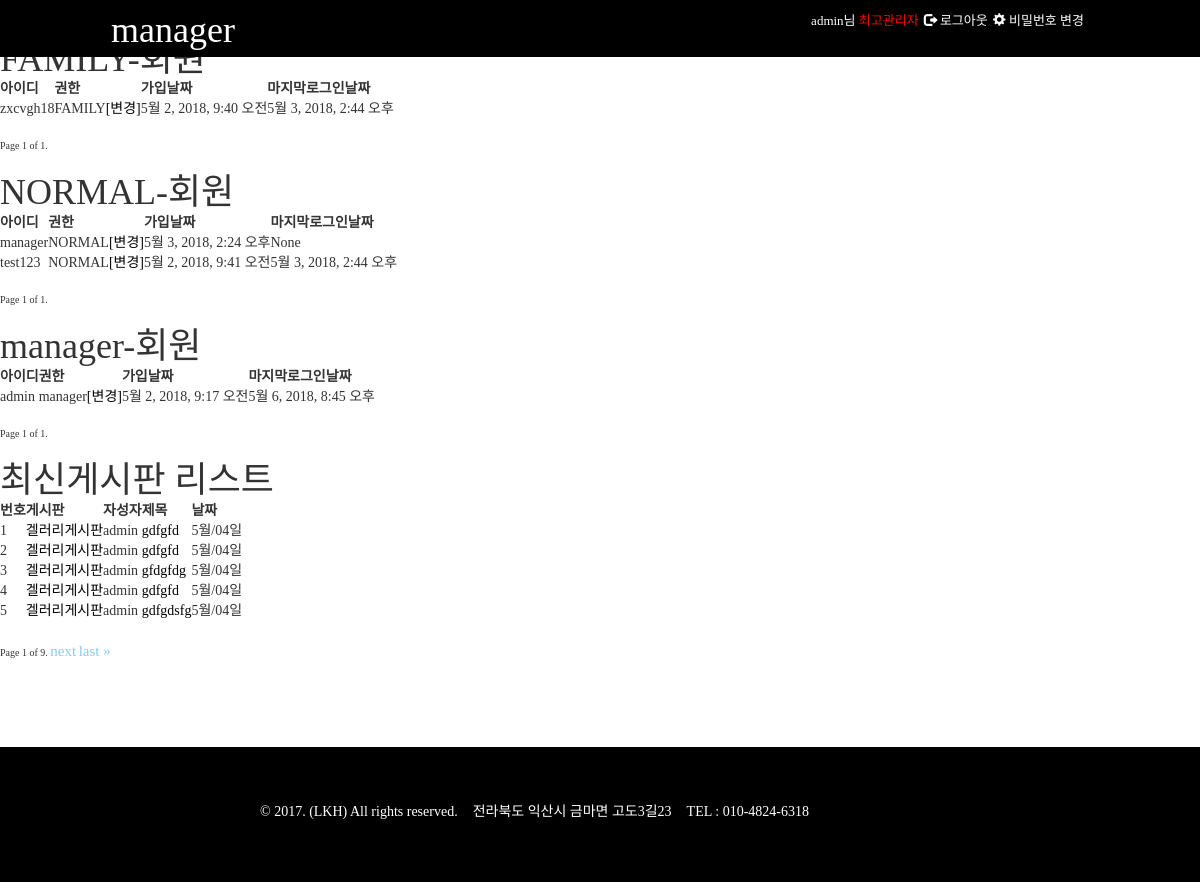
Page /manager/ (signed in) on the earlier database version.
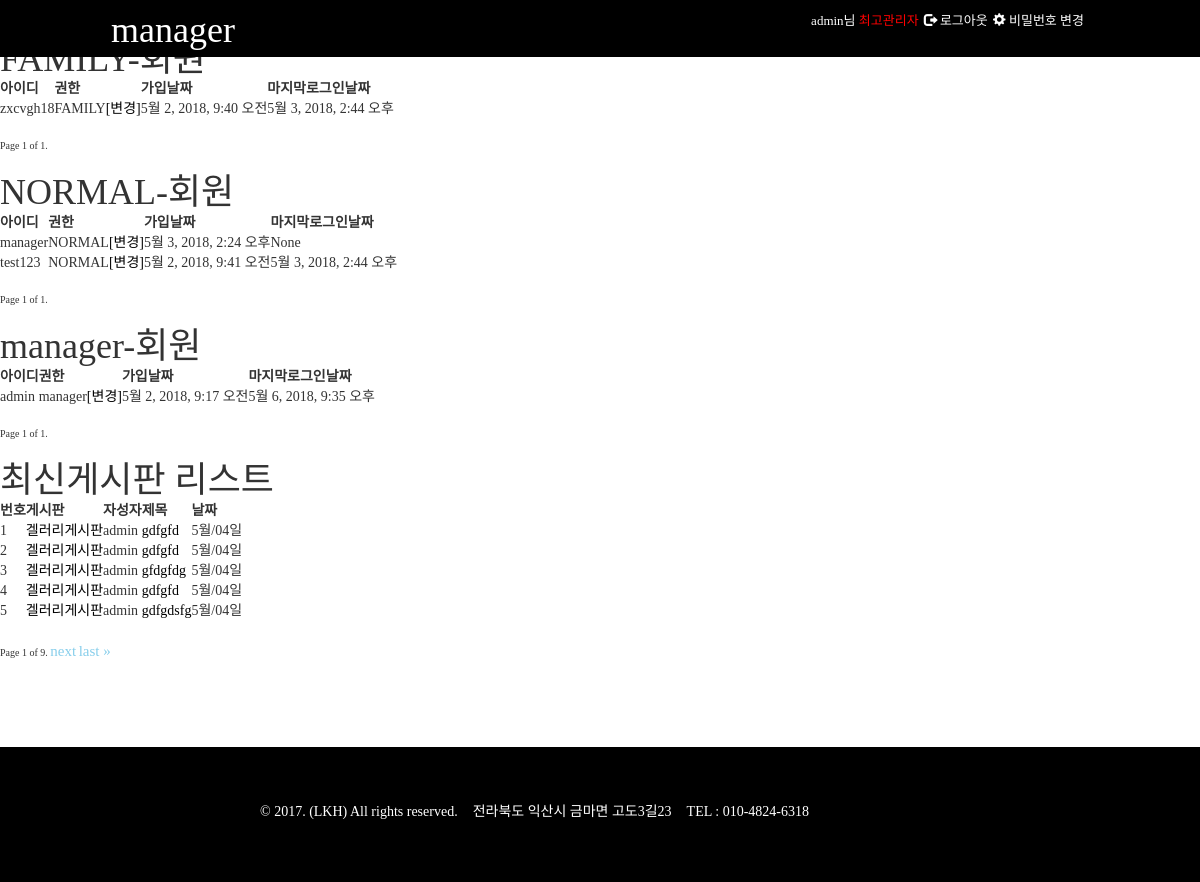
Same page on the later database version.
### member/models.py (models this page shows)
class User(AbstractUser):
    is_manager = models.BooleanField('관리자', default=False)
    is_member = models.BooleanField('회원', default=False)
    level1 =1
    level2 = 2
    level3 = 3
    LEVEL_TYPE_CHOICES = (
        (level1, 'manager 권한'),
        (level2, 'family 권한'),
        (level3, 'normal 권한'),
    )
    is_level = models.IntegerField('권한레벨',choices=LEVEL_TYPE_CHOICES,null=True,blank=True,default='3')

### notice/models.py (models this page shows, shortened)
class Post(models.Model):
    category = models.ForeignKey(Notice_category,verbose_name='카테고리',default='',on_delete=models.CASCADE)
    author=models.ForeignKey(User,verbose_name='작성자',on_delete=models.CASCADE)
    title = models.CharField(verbose_name='제목',max_length=200,default="")
    content = RichTextField(verbose_name='내용')
    created_date=models.DateTimeField(verbose_name='만든날짜',auto_now_add=True)#auto_now_add=True생정날짜,auto_now=True수정날짜
    modified_date = models.DateTimeField(verbose_name='수정날짜',auto_now=True)

class Notice_category(models.Model):
    title=models.CharField(verbose_name='제목',max_length=100)
    level1 = 1
    level2 = 2
    level3 = 3
    LEVEL_TYPE_CHOICES = (
        (level1, 'manager 권한'),
        (level2, 'family 권한'),
        (level3, 'normal 권한'),
    )
    list_auth = models.IntegerField('목록보기', choices=LEVEL_TYPE_CHOICES, null=True, blank=True)
    detail_auth = models.IntegerField('상세보기', choices=LEVEL_TYPE_CHOICES, null=True, blank=True)
    writer_auth = models.IntegerField('글쓰기', choices=LEVEL_TYPE_CHOICES, null=True, blank=True)
    created_date = models.DateTimeField(verbose_name='만든날짜',auto_now_add=True,)  # auto_now_add=True생정날짜,auto_now=True수정날짜
    modified_date = models.DateTimeField(verbose_name='수정날짜', auto_now=True)

### mysite/views.py (the view)
# urls.py: url(r'^manager/$', admin_home, name='manager_home'),
@login_required
def admin_home(request):
    if request.user.is_authenticated or request.user.is_superuser == True or request.user.is_manager ==True:
        if request.user.is_manager ==False and request.user.is_superuser == False:
            return redirect('login')
    user_is_member=User.objects.filter(is_member=True,is_manager=False,is_superuser=False,date_joined__lte=timezone.now()).order_by('-date_joined')
    none_user = User.objects.filter(is_member=False,is_manager=False,is_superuser=False,date_joined__lte=timezone.now()).order_by('-date_joined')
    user_is_manager = User.objects.filter(Q(is_manager=True)|Q(is_superuser=True),date_joined__lte=timezone.now()).order_by('-date_joined')
    posts = Post.objects.filter(created_date__lte=timezone.now()).order_by('-created_date')
    category = Notice_category.objects.all()#gnb카티고리을 불러오는 쿼리셋
    paginator_is_member = Paginator(user_is_member, 5)
    page = request.GET.get('page')
    try:
        contacts_is_member = paginator_is_member.page(page)
    except PageNotAnInteger:
        contacts_is_member = paginator_is_member.page(1)
    except EmptyPage:
        contacts_is_member = paginator_is_member.page(paginator_is_member.num_pages)
    paginator_none_user = Paginator(none_user, 5)
    page_none_user = request.GET.get('page')
    try:
        contacts_none_user = paginator_none_user.page(page_none_user)
    except PageNotAnInteger:
        contacts_none_user = paginator_none_user.page(1)
    except EmptyPage:
        contacts_none_user = paginator_none_user.page(paginator_none_user.num_pages)
    paginator_user_is_manager = Paginator(user_is_manager, 5)
    page_is_manager = request.GET.get('page')
    try:
        contacts_is_manager = paginator_user_is_manager.page(page_is_manager)
    except PageNotAnInteger:
        contacts_is_manager = paginator_user_is_manager.page(1)
    except EmptyPage:
        contacts_is_manager = paginator_user_is_manager.page(paginator_user_is_manager.num_pages)
    paginator_posts = Paginator(posts, 5)
    page_post = request.GET.get('page')
    try:
        contacts_post = paginator_posts.page(page_post)
    except PageNotAnInteger:
        contacts_post = paginator_posts.page(1)
    except EmptyPage:
        contacts_post = paginator_posts.page(paginator_posts.num_pages)
    return render(request,'manager/home.html', {'user_is_member':contacts_is_member,'none_user':contacts_none_user,
                                                'user_is_manager':contacts_is_manager,
                                                'posts':contacts_post,'category': category})

### templates/manager/home.html (shortened to what this page needs)
{% extends "base.html" %}
{% block title %}<a class="a_logo" href="{% url 'manager_home' %}">manager</a>{% endblock %}
{% block gnbcontent %}
</div>
</nav>
</header>
{% endblock %}
{% block content %}
<section>
    <h1>회원권한</h1>
    <section>
        <h1>FAMILY-회원</h1>
        <table>
            <thead>
            <tr>
                <th scope="col">아이디</th>
                <th scope="col">권한</th>
                <th scope="col">가입날짜</th>
                <th scope="col">마지막로그인날짜</th>
            </tr>
            </thead>
            <tbody>
            {% for user_is_member in user_is_member %}
            <tr>
                <td>{{user_is_member.username}}</td>
                <td>FAMILY<a href="{%url 'member:permission_edit' pk=user_is_member.pk%}">[변경]</a></td>
                <td>{{user_is_member.date_joined}}</td>
                <td>{{user_is_member.last_login}}</td>
            </tr>
            {% empty %}
                <tr>
                    <td colspan="6">게시물이 없습니다.</td>
                </tr>
            </tbody>
            {% endfor %}
        </table>
        <div class="pagination">
            <span class="step-links">
                <span class="current">
                    Page {{ user_is_member.number }} of {{ user_is_member.paginator.num_pages }}.
                </span>
            </span>
        </div>
    </section>
    <section>
         <h1>NORMAL-회원</h1>
        <table>
            <thead>
            <tr>
                <th scope="col">아이디</th>
                <th scope="col">권한</th>
                <th scope="col">가입날짜</th>
                <th scope="col">마지막로그인날짜</th>
            </tr>
            </thead>
            {% for none_user in none_user %}
            <tbody>
            <tr>
                <td>{{none_user.username}}</td>
                <td>NORMAL<a href="{%url 'member:permission_edit' pk=none_user.pk%}">[변경]</a></td>
                <td>{{none_user.date_joined}}</td>
                <td>{{none_user.last_login}}</td>
            </tr>
            {% empty %}
            <tr>
               <td colspan="6">게시물이 없습니다.</td>
            </tr>
            </tbody>
            {% endfor %}
        </table>
        <div class="pagination">
            <span class="step-links">
                <span class="current">
                    Page {{ none_user.number }} of {{ none_user.paginator.num_pages }}.
                </span>
            </span>
        </div>
    </section>
     <section>
         <h1>manager-회원</h1>
        <table>
            <thead>
            <tr>
                <th scope="col">아이디</th>
                <th scope="col">권한</th>
                <th scope="col">가입날짜</th>
                <th scope="col">마지막로그인날짜</th>
            </tr>
            </thead>
            {% for user_is_manager in user_is_manager %}
            <tbody>
            <tr>
                <td>{{user_is_manager.username}}</td>
                <td>manager<a href="{%url 'member:permission_edit' pk=user_is_manager.pk%}">[변경]</a></td>
                <td>{{user_is_manager.date_joined}}</td>
                <td>{{user_is_manager.last_login}}</td>
            </tr>
            {% empty %}
                <tr>
                  <td colspan="6">게시물이 없습니다.</td>
                </tr>
            </tbody>
            {% endfor %}
        </table>
         <div class="pagination">
            <span class="step-links">
                <span class="current">
                    Page {{ user_is_manager.number }} of {{ user_is_member.paginator.num_pages }}.
                </span>
            </span>
        </div>
    </section>
</section>
<section>
    <h1>최신게시판 리스트</h1>
    <table>
        <thead>
        <tr>
            <th scope="col">번호</th>
            <th scope="col">게시판</th>
            <th scope="col">자성자</th>
            <th scope="col">제목</th>
            <th scope="col">날짜</th>
        </tr>
        </thead>
        {% for post in posts %}
        <tbody>
            <tr>
                <td>{{ forloop.counter}}</td>
                <td><a href="{%url 'notice_list:post_list' category=post.category.id%}">{{post.category.title}}</a></td>
                <td>{{post.author}}</td>
                <td><a href="{% url 'notice_detail:post_detail' pk=post.pk category=post.category.id%}">{{post.title}}</a></td>
                <td>{{post.created_date|date:"M/d일"|lower}}</td>
            </tr>
        {% empty %}
           <tr>
                <td colspan="6">게시물이 없습니다.</td>
           </tr>
        </tbody>
        {%endfor%}
    </table>
     <div class="pagination">
        <span class="step-links">
            <span class="current">
                Page {{ posts.number }} of {{ posts.paginator.num_pages }}.
            </span>
            {% if posts.has_next %}
                <a href="?page={{ posts.next_page_number }}">next</a>
                <a href="?page={{ posts.paginator.num_pages }}">last &raquo;</a>
            {% endif %}
        </span>
     </div>
</section>
{% endblock %}

### templates/base.html (shortened to what this page needs)
{% load staticfiles %}
<!DOCTYPE html>
<html lang="en">
<head>
    <link rel="stylesheet" href="https://maxcdn.bootstrapcdn.com/bootstrap/3.3.7/css/bootstrap.min.css">
    <link rel="stylesheet" href="{% static 'css/common.css' %}">
    <link rel="stylesheet" href="{% static 'css/base.css' %}">
    <link rel="stylesheet" href="{% static 'css/home.css' %}">
    <link rel="stylesheet" href="{% static 'css/pw_change.css' %}">
    <link rel="stylesheet" href="{% static 'css/login.css' %}">
    <link rel="stylesheet" href="{% static 'css/register.css' %}">
    <link rel="stylesheet" href="{% static 'css/about.css' %}">
    <link rel="stylesheet" href="{% static 'css/post_list.css' %}">
    <link rel="stylesheet" href="{% static 'css/post_edit.css' %}">
    <link rel="stylesheet" href="{% static 'css/post_detail.css' %}">
    <link rel="stylesheet" href="{% static 'css/pc_media.css' %}">
</head>
<body>
<header>
    <nav class="wrap clearfix gnb navbar navbar-inverse">
        <div class="navbar-header">
            <h1 class="logo">
                <a  href="{% url 'home' %}">
                    {% block title %}NOTICE{% endblock %}
                </a>
            </h1>
        </div>
        <div class="collapse navbar-collapse" id="myNavbar">
            <ul class="info nav navbar-nav navbar-right">
                {% if user.is_authenticated  %}
                    <li>
                        {% if  user.is_superuser == True%}
                        <a href="{% url 'manager_home' %}">
                            {{ user.username}}님
                            <span class="rating_admin">최고관리자</span>
                        </a>
                        {%endif%}
                    </li>
                    <li class="logout ">
                        <a href="{% url 'logout' %}">
                            <span class="glyphicon glyphicon-log-out"></span>
                            로그아웃
                        </a>
                    </li>
                    <li class="pd_change">
                        <a href="{% url 'password_change' %}">
                            <span class="glyphicon glyphicon-cog"></span>
                            비밀번호 변경
                        </a>
                    </li>
                {% endif %}
            </ul>
{% block gnbcontent %}{% endblock %}
{% block content %}{% endblock %}
{% block footer %}
        <footer class="footer">
            <div class="wrap clearfix footerinfo">
                <p class="copy">&copy; 2017. (LKH) All rights reserved.</p>
                <address class="address">
                    전라북도 익산시 금마면 고도3길23
                </address>
                <p class="tel">
                    TEL : 010-4824-6318
                </p>
            </div>
        </footer>
{% endblock %}
</body>
</html>

### static/css/common.css (style rules this page uses)
article, aside, details, figcaption, figure, footer, header, main, nav, section { display: block; }
.clearfix { *zoom: 1; }
.clearfix:after { content: ""; clear: both; display: block; }
* { box-sizing: border-box; }
body { margin: 0px; font-family: 'Nanum Myeongjo', serif; }
h1, h2, h3, h4, h5, h6 { margin: 0px; }
a { text-decoration: none; color: #000; }
ul { font-size: 0px; margin: 0px; padding: 0px; list-style: none; }
li { display: inline-block; zoom: 1; }
p { margin: 0px; }
.wrap { margin: 0px auto; max-width: 980px; padding: 0px 20px; }

### static/css/base.css (style rules this page uses)
header { background-color: black; position: fixed; width: 100%; z-index: 10000; }
.navbar-inverse { background-color: black; border-color: black; }
.logo { padding: 5px 0px; text-align: center; }
.logo>a { color: #ffffff; text-decoration: none; padding-left: 40px; }
.info { text-align: center; }
.info>li { display: inline-block !important; font-size: 15px; color: #ffffff; padding-right: 5px; }
.info>li>a { font-size: 15px; color: #ffffff !important; padding: 0px 0px; }
.rating_admin,.rating_manager { color: red !important; }
.footer { margin-top: 25px; background-color: black; padding: 25px 0px; }
.copy { margin-bottom: 5px; text-align: center; color: #ffffff; }
.address { margin-bottom: 5px; text-align: center; color: #ffffff; }
.tel { text-align: center; color: #ffffff; }

### static/css/home.css (style rules this page uses)
.gnb { font-size: 15px; }

### static/css/post_list.css (style rules this page uses)
.pagination { font-size: 10px; }

### static/css/post_detail.css (style rules this page uses)
.step-links { margin-bottom: 15px; }
.step-links>a { font-size: 15px; color: skyblue; }

### static/css/pc_media.css (style rules this page uses)
@media all and (min-width: 768px) { .wrap { padding: 0px; } }
@media all and (min-width: 768px) { .logo>a { padding-left: 0px; } }
@media all and (min-width: 768px) { .info { margin-top: 5px; } }
@media all and (min-width: 768px) { .info>li>a { font-size: 13px; } }
@media all and (min-width: 768px) { .gnb { margin-top: 5px; } }
@media all and (min-width: 768px) { .footer { margin-top: 65px; padding: 50px 0px } }
@media all and (min-width: 768px) { .footerinfo { padding: 5px 150px; } }
@media all and (min-width: 768px) { .copy { float: left; padding-right: 15px; } }
@media all and (min-width: 768px) { .address { float: left; padding-right: 15px; } }
@media all and (min-width: 768px) { .tel { float: left; } }

Differences in the rows shown:
changed User "admin": last_login "5월 6, 2018, 8:45 오후" → "5월 6, 2018, 9:35 오후"
